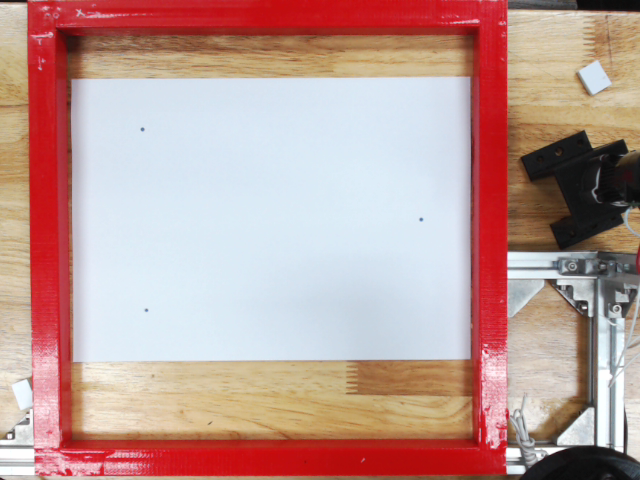
#> input picture Image_Project/Project/NewCap1.png, 640 x 480 px, found by its file name
$ python Point_Detect.py   (older library calls are emulated)
#> lines starting #> are read from the running program, lines starting #| are printed output that depends on the picture
### Image_Project/Project/ReadSerial.py
import serial
import time


class SerialPIC(object):
    """docstring for RecieveParkinson"""

    def __init__(self, port='COM19', brate=115200):
        self.serial = serial.Serial(port, brate, timeout=5)
        self.serial.flush()
        # self.serial.dtr = False
        # self.serial.rst = False
        self.serial.setDTR(False)
        self.serial.setRTS(False)
        self.Package = []

    def SEND(self, package=[]):
        self.serial.write(package)

    # [32 lines left out: functions recieveRawPackage, recieveRawPackage1, recieveRawPackage2, not called in this run]

    def closePort(self):
        self.serial.close()


# [14 lines that do not run on import are left out]

### Image_Project/Project/Point_Detect.py
import numpy as np
import cv2
import math
import ReadSerial
import time

# str_to_send = []
ser1 = ReadSerial.SerialPIC(port="COM19", brate=115200)


ser2 = ReadSerial.SerialPIC(port="COM18", brate=115200)
# rcv = []
# state = 0


# [87 lines left out: functions get_coor, find_angle_distance, send_serial, not called in this run]


img = cv2.imread("newcap1.png")
#> img is the input picture: shape (480, 640, 3); mean B, G, R 150.9, 156.3, 190.5
# img = cv2.GaussianBlur(img, (3, 3), 1)

kernel = np.zeros((3, 3), np.uint8)

dat = np.load("Variable.npz")
#> (reads Image_Project/Project/Variable.npz from the repository)

h, w = img.shape[:2]
#> h = 480; w = 640
newcameramtx, roi = cv2.getOptimalNewCameraMatrix(dat['mtx'], dat['dist'], (w, h), 1, (w, h))
#> roi = (14, 12, 611, 457)
mapx, mapy = cv2.initUndistortRectifyMap(dat['mtx'], dat['dist'], None, newcameramtx, (w, h), 5)
dst = cv2.remap(img, mapx, mapy, cv2.INTER_LINEAR)
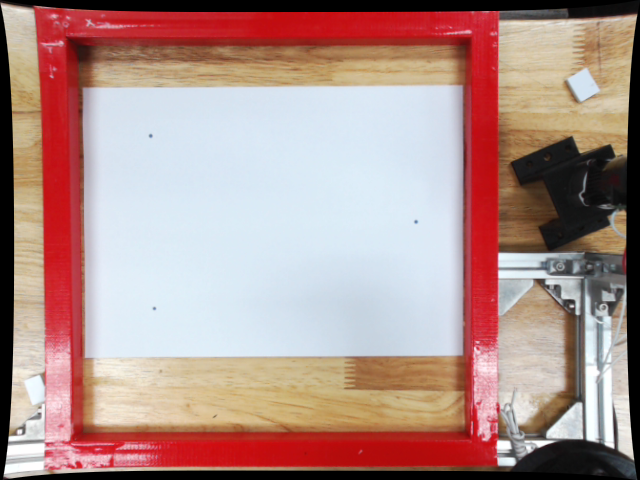
#> dst: shape (480, 640, 3); mean B, G, R 139.7, 144.8, 176.6

pts = []
re_arrange = []
package = []

'''
# crop the image
x, y, w, h = roi
# dst = dst[y:y + h, x:x + w]
cv2.imwrite('calibresult2.png', dst)
'''

coor = []
valid_contour = []

cv2.namedWindow("image")
cv2.setMouseCallback('image', get_coor)
cv2.imshow("image", img)
cv2.waitKey(0)
print("Co-ordinate", coor)
if len(coor) != 4:
    print("Not enough Co-ordinate (Need 2)")
    pass
else:

    cv2.norm((coor[0][0], coor[0][1]), (coor[1][0], coor[1][1]))
    crop_img = img[coor[2][1]:coor[3][1], coor[2][0]:coor[3][0]]
    gap_y = abs(coor[0][1] - coor[2][1])
    gap_x = abs(coor[0][0] - coor[2][0])
    edges = cv2.Canny(crop_img, 0, 125)
    # for i in range(2):
    cv2.bitwise_not(edges, edges)
    edges = cv2.morphologyEx(edges, cv2.MORPH_DILATE, kernel)
    cv2.bitwise_not(edges, edges)

    # cv2.imshow("Crop_Img", np.hstack([crop_img, edges]))

    _, contours, hierarchy = cv2.findContours(edges, cv2.RETR_CCOMP, cv2.CHAIN_APPROX_SIMPLE)
    print("All contour: ", len(contours))
    for cnt in contours:
        M = cv2.moments(cnt)
        if int(M['m00']) <= 0:
            continue
        elif int(M['m00']) >= 15:
            continue
        else:
            valid_contour.append(cnt)

    print("Valid contour: ", float(len(valid_contour)) / 2)
    for valid in valid_contour[::2]:
        M = cv2.moments(valid)
        print(int(M['m00']))
        cx = int(M['m10'] / M['m00'])
        cy = int(M['m01'] / M['m00'])
        midpoint = [cy, cx]
        cv2.drawContours(crop_img, [valid], -1, (0, 0, 255), -1)
        # cv2.imshow("Crop_img", crop_img)
        # cv2.waitKey(0)

        approx = cv2.approxPolyDP(valid, 0.01 * cv2.arcLength(valid, True), True)
        # cv2.drawContours(crop_img, [approx], -1, (0, 0, 255), 3)

        pts.append([[midpoint]])
    counter = 0
    # print(pts)
    for i in pts:
        # re_arrange.append([])
        for j in i:
            re_arrange.append(
                (100 + int((j[0][0] + gap_x) * 0.077668 * 100), abs(3000 - int((j[0][1] + gap_y) * 0.077668 * 100))))
        counter += 1
        # TODO If error about truth value appear again use counter instead (same indent level as this comment)
    # print(re_arrange)
    package.append([])
    for i in [re_arrange]:

        for c in range(len(i)):
            package[0].append([])
            package[0][c].append(i[c])
            if c == len(i) - 1:
                package[0].append([i[0]])
    print(package)
    send_serial(package)
    # [34 lines of commented-out code are left out]
    cv2.imshow("Edge and Crop_img", crop_img)
    cv2.imshow("Edge", edges)

    cv2.waitKey(0)
    cv2.destroyWindow("Crop_Img")
    cv2.destroyWindow("Edge")
    exit()
